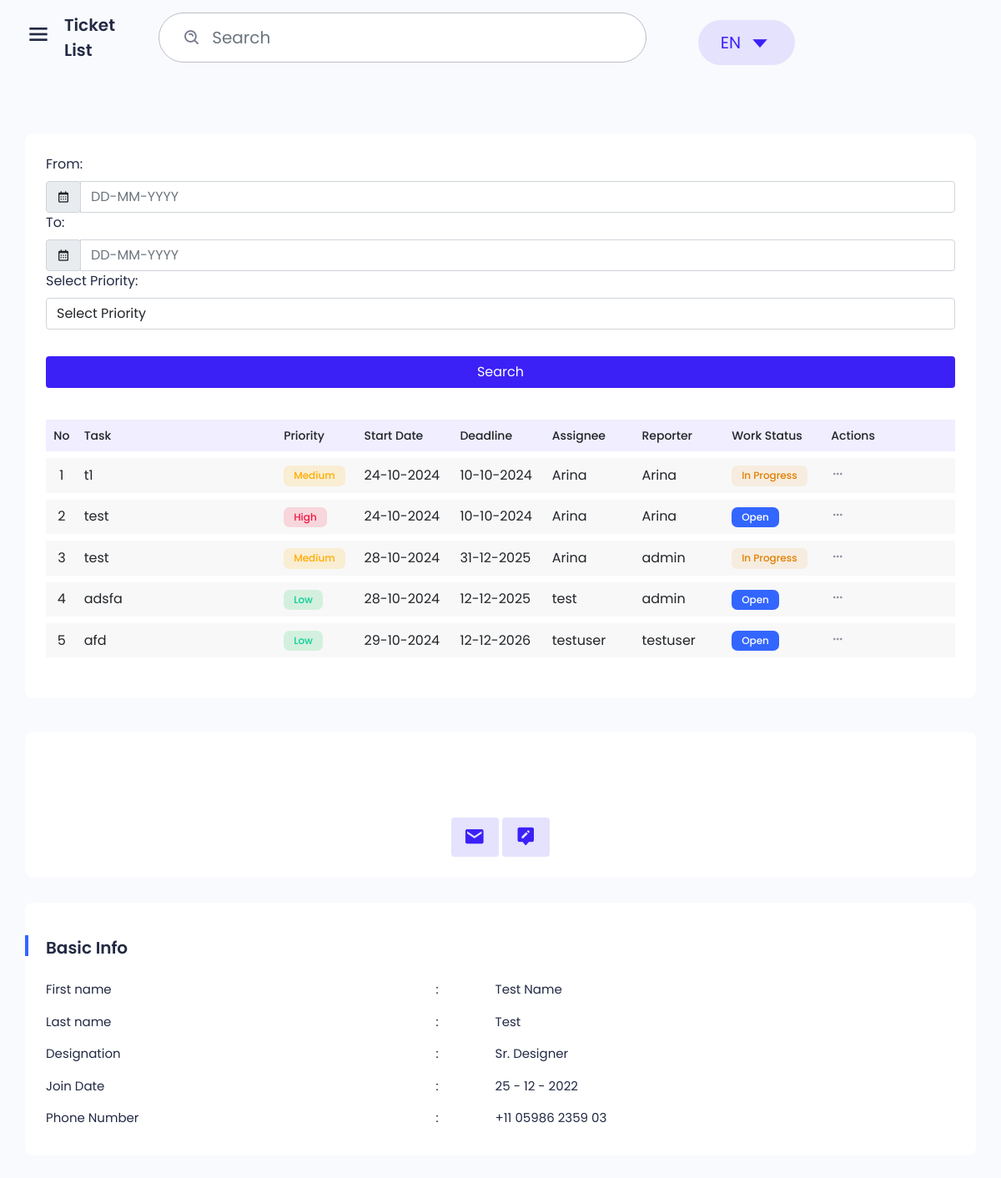
Page /api/ on the earlier database version.
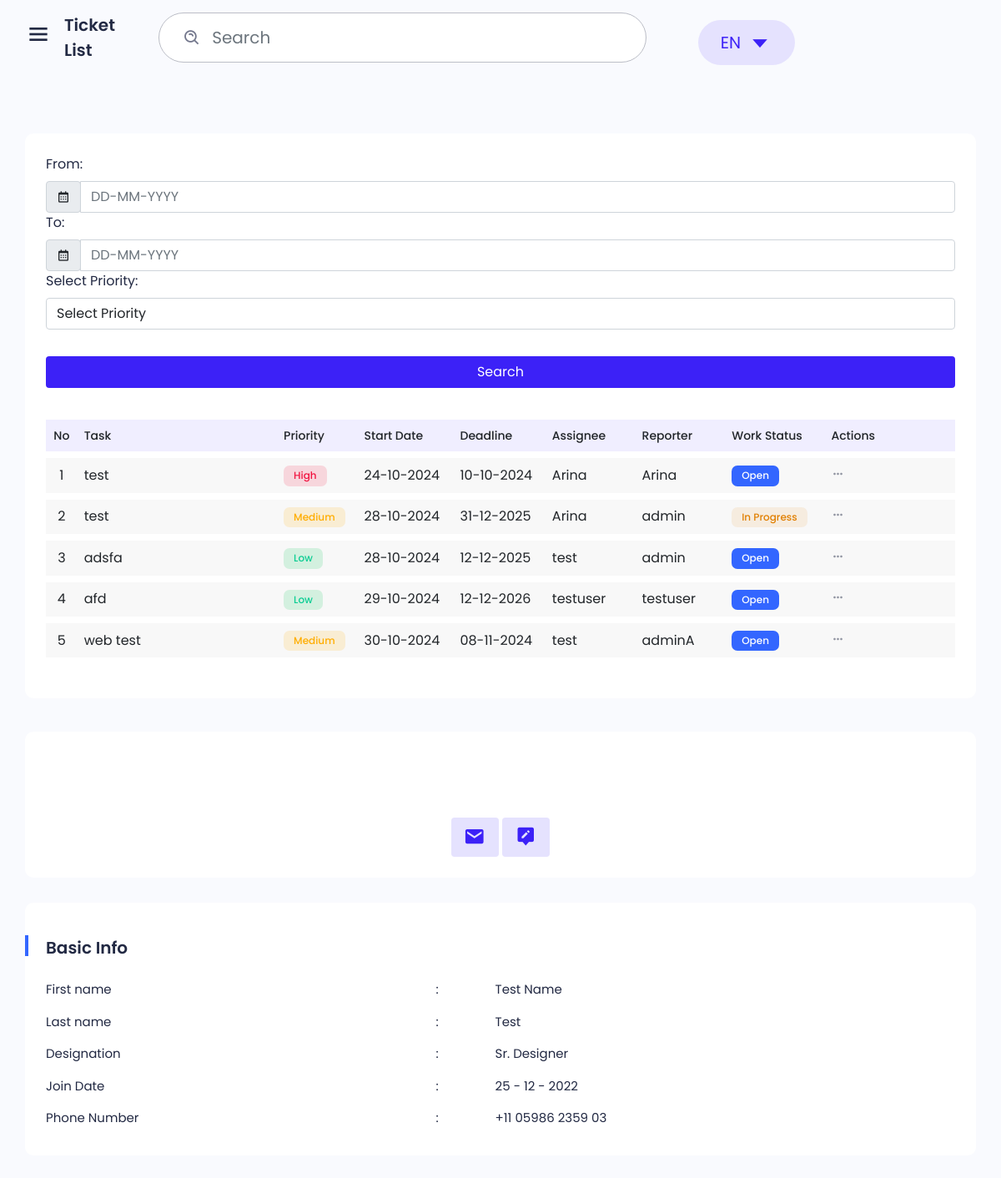
Same page on the later database version.
### tickets/models.py (models this page shows)
class Ticket(models.Model):
    title = models.CharField(max_length=255)
    description = models.TextField()
    priority = models.CharField(max_length=50, choices=[('Low', 'Low'), ('Medium', 'Medium'), ('High', 'High'), ('Critical', 'Critical')])
    status = models.CharField(max_length=50, choices=[('Open', 'Open'), ('In Progress', 'In Progress'), ('Resolved', 'Resolved'), ('Closed', 'Closed')])
    assignee = models.ForeignKey(User, related_name='assigned_tickets', on_delete=models.SET_NULL, null=True)
    reporter = models.ForeignKey(User, related_name='reported_tickets', on_delete=models.SET_NULL, null=True)
    due_date = models.DateField()
    created_at = models.DateTimeField(auto_now_add=True)
    updated_at = models.DateTimeField(auto_now=True)

### tickets/views.py (the view)
# urls.py: path('', ticket_list, name='ticket_list'),
def ticket_list(request):
    tickets = Ticket.objects.all()  # Retrieve all tickets from the database
    return render(request, 'tickets/ticket_list.html', {'tickets': tickets})

### tickets/templates/tickets/ticket_list.html (shortened to what this page needs)
{% extends "layout.html" %}
{% block content %}
{% block maintitle %}
<div class="main-title">
    Ticket List
</div>
{% endblock maintitle %}
<div class="main">
    <div class="main-content ticket">
        <div class="row">
            <div class="col-9 col-xl-12">
                <div class="box">
                    <div class="box-body pb-30">
                        <div class="row">
                            <div class="col-md-12 col-xl-10 mb-0">
                                <div class="row">
                                    <div class="col-md-12 col-xl-4 mb-0">
                                        <div class="form-group"> <label class="form-label">From:</label>
                                            <div class="input-group">
                                                <div class="input-group-prepend">
                                                    <div class="input-group-text"><i class='bx bx-calendar'></i> </div>
                                                </div><input class="form-control fc-datepicker" placeholder="DD-MM-YYYY"
                                                    type="text">
                                            </div>
                                        </div>
                                    </div>
                                    <div class="col-md-12 col-xl-4 mb-0">
                                        <div class="form-group"> <label class="form-label">To:</label>
                                            <div class="input-group">
                                                <div class="input-group-prepend">
                                                    <div class="input-group-text"><i class='bx bx-calendar'></i> </div>
                                                </div><input class="form-control fc-datepicker" placeholder="DD-MM-YYYY"
                                                    type="text">
                                            </div>
                                        </div>
                                    </div>
                                    <div class="col-md-12 col-xl-4 mb-0">
                                        <div class="form-group"> <label class="form-label">Select Priority:</label>
                                            <select name="attendance"
                                                class="form-control custom-select select2 select2-hidden-accessible"
                                                data-placeholder="Select Priority" tabindex="-1" aria-hidden="true"
                                                data-select2-id="select2-data-16-akyu">
                                                <option label="Select Priority" data-select2-id="select2-data-18-ezae">
                                                </option>
                                                <option value="1">High</option>
                                            </select>
                                        </div>
                                    </div>
                                </div>
                            </div>
                            <div class="col-md-12 col-xl-2 mb-0">
                                <div class="form-group mt-32"> <a href="#"
                                        class="btn bg-primary btn-block color-white">Search</a> </div>
                            </div>
                        </div>
                    </div>
                    <div class="box-body">
                        <div class="table-responsive">
                            <table class="table table-vcenter text-nowrap table-bordered dataTable no-footer"
                                id="task-profile" role="grid">
                                <thead>
                                    <tr class="top">
                                        <th class="border-bottom-0 text-center sorting fs-14 font-w500"
                                            style="width: 26.6562px;">No</th>
                                        <th class="border-bottom-0 sorting fs-14 font-w500" style="width: 222.312px;">
                                            Task</th>
                                        <th class="border-bottom-0 sorting fs-14 font-w500" style="width: 84.8281px;">
                                            Priority</th>
                                        <th class="border-bottom-0 sorting fs-14 font-w500" style="width: 87.9844px;">
                                            Start Date</th>
                                        <th class="border-bottom-0 sorting fs-14 font-w500" style="width: 87.9844px;">
                                            Deadline</th>
                                        <th class="border-bottom-0 sorting fs-14 font-w500" style="width: 100.000px;">
                                            Assignee</th>
                                        <th class="border-bottom-0 sorting fs-14 font-w500" style="width: 100.000px;">
                                            Reporter</th>
                                        <th class="border-bottom-0 sorting fs-14 font-w500" style="width: 110.719px;">
                                            Work Status</th>
                                        <th class="border-bottom-0 sorting_disabled fs-14 font-w500"
                                            style="width: 145.391px;">Actions</th>
                                    </tr>
                                </thead>
                                <tbody>
                                    {% for ticket in tickets %}
                                    <tr class="{% cycle 'odd' 'even' %}">
                                        <td class="text-center">{{ forloop.counter }}</td>
                                        <td>
                                            <a href="javascript:void(0);" data-bs-toggle="modal"
                                                data-bs-target="#ticketDetailModal"
                                                onclick="showTicketDetails('{{ ticket.pk }}')">
                                                {{ ticket.title }}
                                            </a>
                                        </td>
                                        <td>
                                            <span
                                                class="badge {% if ticket.priority == 'High' %}badge-danger-light{% elif ticket.priority == 'Medium' %}badge-warning-light{% elif ticket.priority == 'Low' %}badge-success-light{% elif ticket.priority == 'Critical' %}badge-danger{% endif %}">
                                                {{ ticket.priority }}
                                            </span>
                                        </td>
                                        <td>{{ ticket.created_at|date:"d-m-Y" }}</td>
                                        <td>{{ ticket.due_date|date:"d-m-Y" }}</td>
                                        <td>
                                            {% if ticket.assignee %}
                                            {{ ticket.assignee.username }}
                                            {% else %}
                                            Unassigned
                                            {% endif %}
                                        </td>
                                        <td>{{ ticket.reporter.username }}</td>
                                        <td>
                                            <span
                                                class="badge {% if ticket.status == 'Open' %}badge-primary{% elif ticket.status == 'In Progress' %}badge-warning{% elif ticket.status == 'Resolved' %}badge-success{% elif ticket.status == 'Closed' %}badge-secondary{% endif %}">
                                                {{ ticket.status }}
                                            </span>
                                        </td>
                                        <td>
                                            <div class="dropdown">
                                                <a href="javascript:void(0);" class="btn-link" data-bs-toggle="dropdown"
                                                    aria-expanded="false">
                                                    <i class='bx bx-dots-horizontal-rounded'></i>
                                                </a>
                                            </div>
                                        </td>
                                    </tr>
                                    {% empty %}
                                    <tr>
                                        <td colspan="10" class="text-center">No tickets available.</td>
                                    </tr>
                                    {% endfor %}
                                </tbody>
                            </table>
                        </div>
                    </div>
                </div>
            </div>
            <div class="col-3 col-xl-12">
                <div class="box user-pro-list overflow-hidden mb-30">
                    <div class="box-footer pt-38">
                        <div class="btn-list text-center">
                            <a href="#" class="btn btn-light"><i class='bx bxs-envelope'></i> </a>
                            <a href="#" class="btn btn-light"> <i class='bx bxs-message-alt-edit'></i> </a>
                        </div>
                    </div>
                </div>
                <div class="box left-dot pt-39 mb-30">
                    <div class="box-header  border-0 ">
                        <div class="box-title fs-20 font-w600">Basic Info</div>
                    </div>
                    <div class="box-body pt-16 user-profile">
                        <div class="table-responsive">
                            <table class="table mb-0 mw-100 color-span">
                                <tbody>
                                    <tr>
                                        <td class="py-2 px-0"> <span class="w-50">First name</span> </td>
                                        <td>:</td>
                                        <td class="py-2 px-0"> <span class="">Test Name</span> </td>
                                    </tr>
                                    <tr>
                                        <td class="py-2 px-0"> <span class="w-50">Last name</span> </td>
                                        <td>:</td>
                                        <td class="py-2 px-0"> <span class="">Test</span> </td>
                                    </tr>
                                    <tr>
                                        <td class="py-2 px-0"> <span class="w-50">Designation</span> </td>
                                        <td>:</td>
                                        <td class="py-2 px-0"> <span class="">Sr. Designer</span> </td>
                                    </tr>
                                    <tr>
                                        <td class="py-2 px-0"> <span class="w-50">Join Date</span> </td>
                                        <td>:</td>
                                        <td class="py-2 px-0"> <span class="">25 - 12 - 2022</span> </td>
                                    </tr>
                                    <tr>
                                        <td class="py-2 px-0"> <span class="w-50">Phone Number</span> </td>
                                        <td>:</td>
                                        <td class="py-2 px-0"> <span class="">+11 05986 2359 03</span> </td>
                                    </tr>
                                </tbody>
                            </table>
                        </div>
                    </div>
                </div>
            </div>
        </div>
    </div>
</div>
{% endblock %}

### templates/layout.html (shortened to what this page needs)
<!DOCTYPE html>
{% load static %}
<html lang="en">
<head>
    <link href='https://unpkg.com/boxicons@2.0.7/css/boxicons.min.css' rel='stylesheet'>
    <link rel="stylesheet" href="{% static 'css/icons.min.css' %}">
    <link rel="stylesheet" href="{% static 'libs/owl.carousel/assets/owl.carousel.min.css' %}">
    <link rel="stylesheet" href="{% static 'libs/date-picker/datepicker.css' %}">
    <link rel="stylesheet" href="{% static 'css/bootstrap.min.css' %}">
    <link rel="stylesheet" href="{% static 'css/grid.css' %}">
    <link rel="stylesheet" href="{% static 'css/style.css' %}">
    <link rel="stylesheet" href="{% static 'css/responsive.css' %}">
</head>
<body class="sidebar-expand">
    <div class="main-header">
        <div class="d-flex">
            <div class="mobile-toggle" id="mobile-toggle">
                <i class='bx bx-menu'></i>
            </div>
            {% block maintitle %}{% endblock maintitle %}
        </div>
        <div class="d-flex align-items-center">
            <form class="app-search d-none d-lg-block">
                <div class="position-relative">
                    <input type="text" class="form-control" placeholder="Search">
                    <span class="bx bx-search-alt"></span>
                </div>
            </form>
            <div class="dropdown d-inline-block">
                <button type="button" class="btn header-item" data-bs-toggle="dropdown" aria-haspopup="true" aria-expanded="false">
                        <span class="btn dropdown-toggle" id="header-lang-img">
                            EN
                            <i class='bx bx-caret-down'></i>
                        </span>
                    </button>
            </div>
        </div>
    </div>
        <main>
            {% block content %}
            {% endblock %}
        </main>
</body>
</html>

### static/css/grid.css (style rules this page uses)
.row { display: flex; flex-wrap: wrap; margin: 0 -15px; }
[class*="col-"] { padding: 0 15px; margin-bottom: 40px; }
.col-3 { width: 25%; }
.col-9 { width: 75%; }
@media only screen and (max-width: 1700px) { .col-xl-12 { width: 100%; } }
@media only screen and (max-width: 1280px) { .col-md-12 { width: 100%; } }

### static/css/responsive.css (style rules this page uses)
@media only screen and (max-width: 1200px) { .main-header { height: 90px; padding-left: 30px; } }
@media only screen and (max-width: 1200px) { .main-content { padding: 30px; } }
@media only screen and (max-width: 1200px) { .main-title { font-size: 20px; } }

Differences in the rows shown:
removed Ticket: title "t1", priority "Medium", created_at "24-10-2024", due_date "10-10-2024", assignee.username "Arina", reporter.username "Arina", status "In Progress"
added Ticket: title "web test", priority "Medium", created_at "30-10-2024", due_date "08-11-2024", assignee.username "test", reporter.username "adminA", status "Open"
